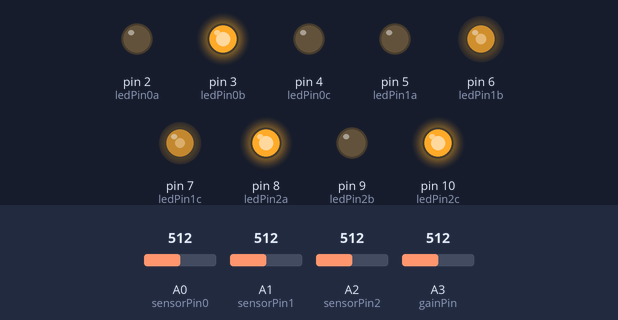
The sketch below on a simulated Arduino Uno, built with avr-gcc and run on an emulated ATmega328P. Parts: output pins drawn as LEDs (lit = HIGH). Inputs (shaded band) come from the test bench; at power-on: A3 (gainPin) = 512, A0 (sensorPin0) = 512, A2 (sensorPin2) = 512, A1 (sensorPin1) = 512. Random numbers use the default seed unless the sketch sets one.

Above: at 1.2 s.
1.3 s: A3 (gainPin) set to 882
At 1.65 s:
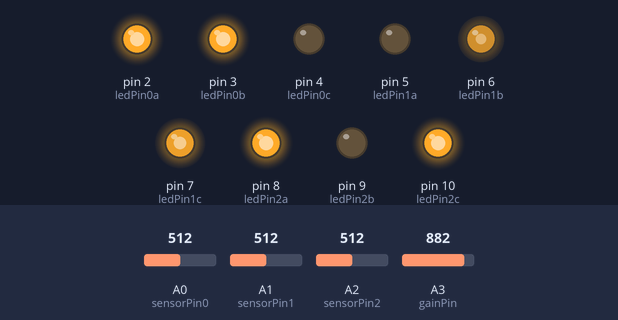
4.3 s: A3 (gainPin) set to 919
At 4.69 s:
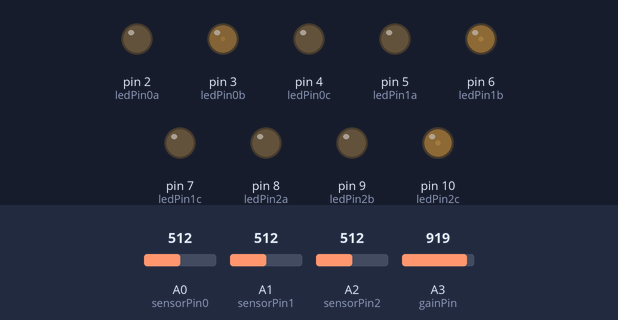
7.3 s: A3 (gainPin) set to 890
At 7.5 s:
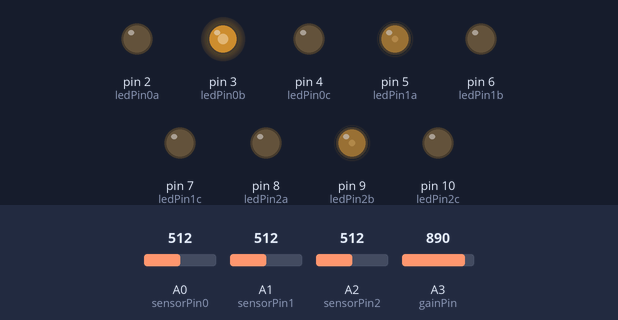
10.3 s: A0 (sensorPin0) set to 67
At 10.51 s:
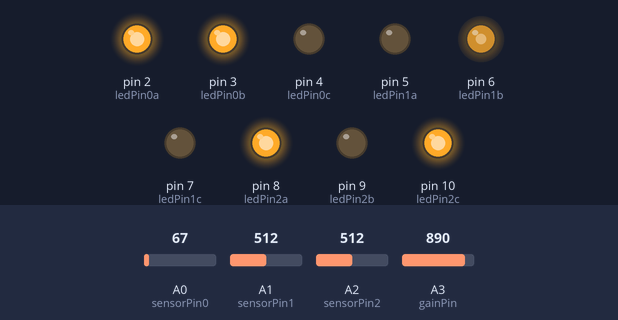
13.3 s: A0 (sensorPin0) set to 53
Timing chart, 0 to 15.2 s (numbered marks = the images above; inputs shaded):
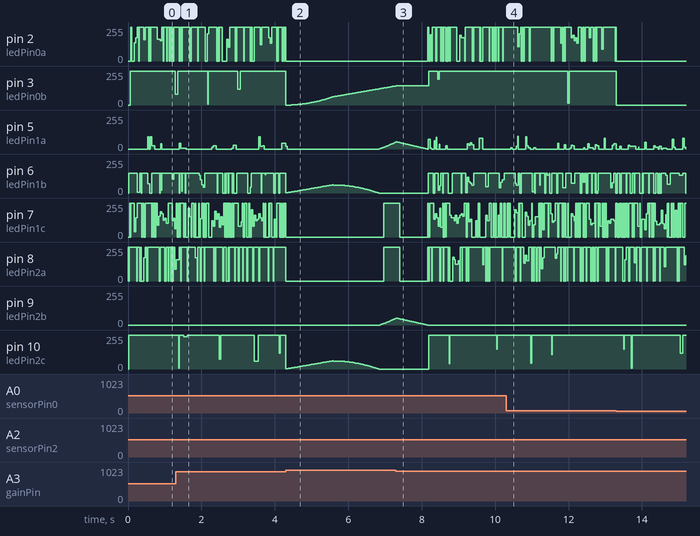

The sketch:

IME156_RGB_CTRL_W2019.ino
```cpp
#include "IME156_RGB_CTRL_W2019.h"


/* LED LIGHT CONTROLLER FOR EDM PRISM
LAST UPDATE: 1/13/2019
*/

/* TRY PLAYING WITH THE NUMBERS HERE TO SEE HOW THE LIGHT COLORS CHANGE!
  Make sure that the upper value is larger than the lower value.
  (ex. range_lower_a = 30, range_higher_a = 50)
*/

int range_lower_a  = 0;
int range_upper_a = 120;
int range_lower_b = 80;
int range_upper_b = 280;
int range_lower_c = 240;
int range_upper_c = 360;

/* CHANGE "Transition_Speed" VALUE TO CONTROL THE FADE SPEED.
 *  This function adds a delay (in milliseconds) inside the ones-shot-counter (read forward)
 *  to slow it down. This makes the lights transition mores slowly as the program state
 *  changes.
*/

int Transition_Speed = 50;

/* The "sensorValueN, thresholdN, and potentiometerValue" are variables to store
 *  the input to the analogRead pins (A0-A3). We initialize them here. Note that
 *  these lines do not do anything other than reserve space in memory to store the
 *  variables.
*/
int sensorValue0 = 0;  // variable to store the value coming from the sensor
int sensorValue1 = 0;  // variable to store the value coming from the sensor
int sensorValue2 = 0;  // variable to store the value coming from the sensor
int potentiometerValue = 0;

int threshold1 = 0;
int threshold2 = 0;
int threshold3 = 0;

/* "i, j, k" act as counter variables. Since there are three LEDs on the board, we
 *  need a separate counter to control each of them. Recall that each time the void loop()
 *  runs, the counter is incremented (or decremented) ONCE. Note that "i, j, k" have a difference
 *  of about 120 (degrees) from each other. This is done to create the maximum seperation in the
 *  HSV color wheel.
*/
int i = 1;
int j = 120;
int k = 240;

int delayVal = 5;
bool state = 0;
bool one_shot = 0;
int one_shot_counter_state0 = 0;

void setup() {

/* The code in the void setup() block initializes the hardware on the Arduino. You do not need to touch
 *  any of this code to modify how the code operates, but you can read more about pinMode functions here:
 *  pinMode: https://www.arduino.cc/reference/en/language/functions/digital-io/pinmode/
 *  ADCSRA sets up the clock speed of analog to digital conversion. DO NOT MAKE CHANGES TO IT!
*/

  const unsigned char PS_128 = (1 << ADPS2) | (1 << ADPS1) | (1 << ADPS0);
  // set up the ADC
  ADCSRA &= ~PS_128;  // remove bits set by Arduino library
  ADCSRA |= (1 << ADPS2) | (1 << ADPS1);  // Set our own prescaler to 64; This doubles the sample rate.

  pinMode(ledPin0a, OUTPUT), pinMode(ledPin0b, OUTPUT), pinMode(ledPin0c, OUTPUT);
  pinMode(ledPin1a, OUTPUT), pinMode(ledPin1b, OUTPUT), pinMode(ledPin1c, OUTPUT);
  pinMode(ledPin2a, OUTPUT), pinMode(ledPin2b, OUTPUT), pinMode(ledPin2c, OUTPUT);
  //Serial.begin(9600); // Enable Serial Port for Deugging Purposes.
}

/* The vood loop() is where the bulk of your program runs. This loop runs over and over again until the
 *  Arduino is shutoff or reset.
*/
void loop() {

/* analogRead() reads the values from each of the analog to digital pins (A0-A3). This is the best way
 *  read sensor data.
*/

  sensorValue0 = analogRead(sensorPin0);
  sensorValue1 = analogRead(sensorPin1);
  sensorValue2 = analogRead(sensorPin2);
  potentiometerValue = analogRead(gainPin);

/* This "if" statment simply says that if the value read from the potentiometer is higher than 900, transition
 *  the program to "state 0". State 0 corresponds to the debug/test mode, where the LEDS should cycle through all
 *  colors at 120 HSV degrees difference across the LEDs. When state is set to 1, the program is set to normal
 *  microphone-reactive operation.
*/

  if (potentiometerValue > 900) {
    state = 0;
  }
  else {
    state = 1;
  }

/* Note that code follows a sequential order -- now that the state has been decided by lines 94-99, we can modify
 *  the functionality for each of the states.
 */
  if (state == 0) { //THIS PART OF THE CODE CONTROLS DEBUG MODE.

/* The one_shot_counter_state0 allows a smooth fade transition between state 1 and 0. If we made the state change
 *  instantaneously, it would appear too abrupt and unprofessional.
 */

    if (one_shot_counter_state0 < 255) {
      delayVal = 20;
      one_shot_counter_state0++;
    }
    else {
      delayVal = Transition_Speed;
    }

/* The HSV_to_RBG_LED() function simply converts HSV values to RGB. We do this because HSV is intuitively easier
 *  for a human to understand, while the machine only understands RGB. You can read more about the HSV color space
 *  here: https://en.wikipedia.org/wiki/HSL_and_HSV
 */

    HSV_to_RGB_LED(i, 1, 1, one_shot_counter_state0, ledPin0a, ledPin0b, ledPin0c);
    HSV_to_RGB_LED(j, 1, 1, one_shot_counter_state0, ledPin1a, ledPin1b, ledPin1c);
    HSV_to_RGB_LED(k, 1, 1, one_shot_counter_state0, ledPin2a, ledPin2b, ledPin2c);

/* Here we modify the counters by incrementing them once. For example, "i++" means to add a value of "1" to the
 * value of "i". A value of 1 is added each time this loop runs, which means that the Hue is incremented by "1"
 * (see how we put the variable "i" into the function in line 123: HSV_to_RGB_LED(i, 1, 1, one_shot_counter...).
 * We repeat this procedure for j and k. If i, j, or k exceed 360 (degrees), the counter wraps around and restarts
 * at 0
 */

    if (i >= 360) {
      i = 0;
    }
    else {
      i++;
    }
    if (j >= 360) {
      j = 0;
    }
    else {
      j++;
    }
    if (k >= 360) {
      k = 0;
    }
    else {
      k++;
    }
  }

/* In this "else if" clause, we assume the program is in state 1, determined by lines 94-99. Modifying any of the
 *  code here will change how the microphone-reactive state functions.
 */

  else if (state == 1) { //THIS PART OF THE CODE CONTROLS SOUND-REACTIVE MODE.

/* Again, we include one_shot_counter_state0 to allow a smooth fade transition between state 0 and 1. If we made the state change
 *  instantaneously, it would appear too abrupt and unprofessional.
 */

    if (one_shot_counter_state0 > 0) {
      delayVal = 5;
      one_shot_counter_state0--;
      HSV_to_RGB_LED(i, 1, 1, one_shot_counter_state0, ledPin0a, ledPin0b, ledPin0c);
      HSV_to_RGB_LED(j, 1, 1, one_shot_counter_state0, ledPin1a, ledPin1b, ledPin1c);
      HSV_to_RGB_LED(k, 1, 1, one_shot_counter_state0, ledPin2a, ledPin2b, ledPin2c);
    }
    else {

/* delayVal changes the time for how long the program loop should run. By increasing this value, the lights may blink faster (if lower)
 *  or slower (if higher), since this also increases the time for how long the microphone values are read. If you make this value too long,
 *  the values read from the microphone will persist longer so that the program cannot respond as quickly.
 */
      delayVal = 5;

/* Since the gain coming from each of the filters are not perfect, we need to adjust them digitally. Here, we experimented with the gain and arrived
 *  at the values you see here:
 */

      threshold1 = round(potentiometerValue / 15);
      threshold2 = round(potentiometerValue / 30);
      threshold3 = round(potentiometerValue / 20);

/* This is the part of the code that controls how the LEDs blink. However, making the LEDs blink one predictable color is boring. Therefore, we added
 *  a bit of randomness centered around red, green, and blue to make it more interesting. The "range_lower" and "range_upper" values changes the range
 *  of random values, where a smaller difference of the two values correlates to less variation. Too much randomness will make the lights appear too
 *  chaotic, where not enough randomness will make the lights appear too predictable.
 */

      if (sensorValue0 > threshold1) { //40
        HSV_to_RGB_LED(random(range_lower_a, range_upper_a), 1, 1, 255, ledPin0a, ledPin0b, ledPin0c);
      }
      else {
        HSV_to_RGB_LED(0, 0, 0, 0, ledPin0a, ledPin0b, ledPin0c);
      }
      if (sensorValue1 > threshold2) { //20
        HSV_to_RGB_LED(random(range_lower_b, range_upper_b), 1, 1, 150, ledPin1a, ledPin1b, ledPin1c);
      }
      else {
        HSV_to_RGB_LED(0, 0, 0, 0, ledPin1a, ledPin1b, ledPin1c);
      }
      if (sensorValue2 > threshold3) { //30
        HSV_to_RGB_LED(random(range_lower_c, range_upper_c), 1, 1, 255, ledPin2a, ledPin2b, ledPin2c);
      }
      else {
        HSV_to_RGB_LED(0, 0, 0, 0, ledPin2a, ledPin2b, ledPin2c);
      }
    }
  }
/* The delay() function changes how quickly the program runs (how fast the void loop runs), which controls how fast the LEDs blink.
 */

  delay(delayVal);
}

/* HSV FUNCTIONS BELOW HERE - DO NOT TOUCH CODE BELOW THIS LINE!
 * This function does HSV to RGB conversion. It implements the algorithm shown in: https://en.wikipedia.org/wiki/HSL_and_HSV
 * Note that functions are not written inside the main void loop(). The function is merely a "prototype" or copy of some code that gets
 * run each time you call it inside the void loop(). You can intuitively think of a function as you might in math, where you have
 * some function f(x) that returns some value for an arbitrary input, x. In math, you might define f(x) only once -- for example,
 * f(x) = x + x. There after, you don't need to keep writing f(x) = x + x. To save space, you instead write f(1) = 2, f(2) = 4, etc.
 * This is a similar concept in programming where once you have the function defined, you can keep reusing it to save space.
*/

void HSV_to_RGB_LED(float h, float s, float v, float i, int pin0, int pin1, int pin2) {
  float c = s * v;
  float x = c * (1 - abs((fmod((h / 60), 2) - 1)));
  float m = v - c;
  float r, g, b;
  if (0 <= h && h < 60) {
    r = c; g = x; b = 0;
  }
  else if (60 <= h && h < 120) {
    r = x; g = c; b = 0;
  }
  else if (120 <= h && h < 180) {
    r = 0; g = c; b = x;
  }
  else if (180 <= h && h < 240) {
    r = 0; g = x; b = c;
  }
  else if (240 <= h && h < 300) {
    r = x, g = 0; b = c;
  }
  else if (300 <= h && h <= 360) {
    r = c; g = 0; b = x;
  }
  /* analogWrite() writes a PWM signal to the MOSFET transisors, which control the color of the LEDs.
   *
   */
  analogWrite(pin0, floor(i * (r + m))), analogWrite(pin1, floor(i * (g + m))), analogWrite(pin2, floor(i * (b + m)));
}
```

IME156_RGB_CTRL_W2019.h
```cpp
#include "math.h"

/* PIN SETUP IS IN THIS SECTION (DON'T MODIFY ANYTHING HERE!) */

int sensorPin0 = A0;    // select the input pin for the potentiometer
int sensorPin1 = A1;    // select the input pin for the potentiometer
int sensorPin2 = A2;    // select the input pin for the potentiometer
int gainPin = A3;      // pin that reads from the potentiometer

//RGB LED0
int ledPin0a = 2;      // select the pin for the LED
int ledPin0b = 3;      // select the pin for the LED
int ledPin0c = 4;      // select the pin for the LED

//RGB LED1
int ledPin1a = 5;      // select the pin for the LED
int ledPin1b = 6;      // select the pin for the LED
int ledPin1c = 7;      // select the pin for the LED

//RGB LED2
int ledPin2a = 8;      // select the pin for the LED
int ledPin2b = 9;      // select the pin for the LED
int ledPin2c = 10;      // select the pin for the LED
```

Measured:
- the behaviour switches between 900 and 901 on A3 (gainPin) (found by bisection; images 1 and 2)
